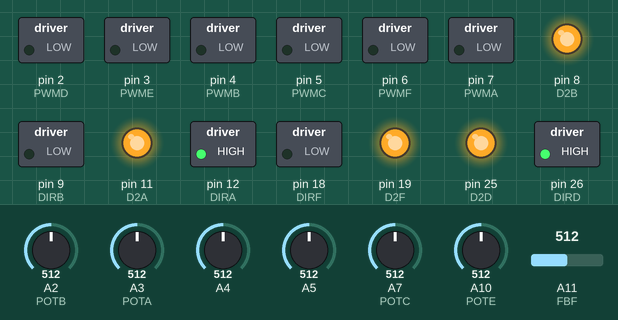
Simulated run of this sketch. Board: Arduino Mega 2560, built with avr-gcc and run on an emulated ATmega2560. Shown: switched loads named in the sketch (green lamp = pin HIGH), output pins drawn as LEDs (lit = HIGH). The inputs (shaded band) are chosen by the test bench; at power-on: A4 = 512, A5 = 512, A2 (POTB) = 512, A3 (POTA) = 512, A7 (POTC) = 512, A10 (POTE) = 512, A11 (FBF) = 512. What the sketch prints to the serial monitor is not drawn.

Above: at 1.2 s.
1.3 s: A4 set to 111
2.8 s: A4 set to 91
At 3.2 s:
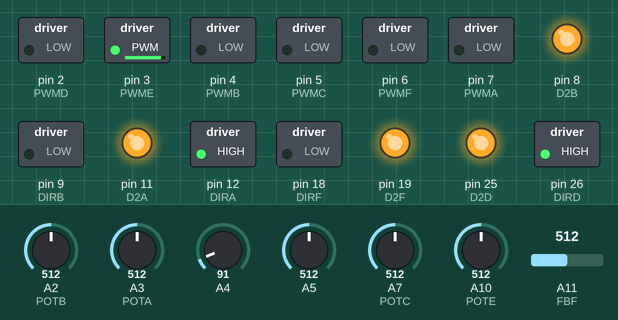
4.3 s: A5 set to 110
6.1 s: A5 set to 95
At 7.1 s:
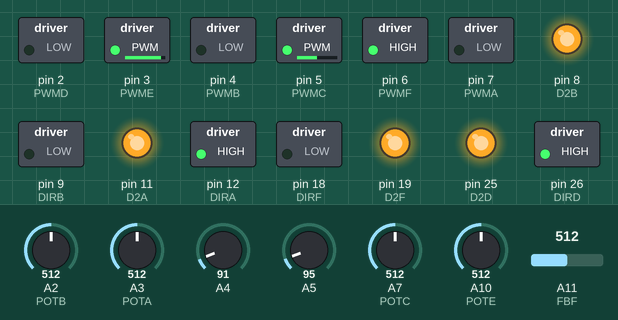
At 7.9 s:
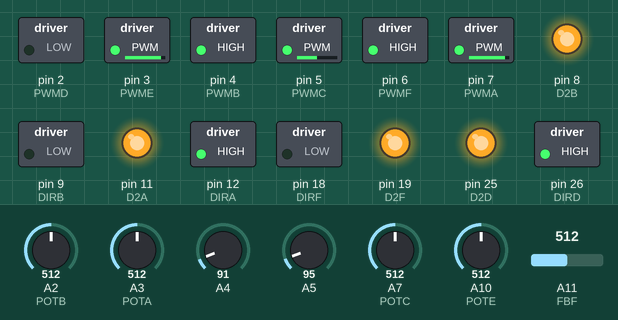
8.8 s: A2 (POTB) set to 111
10.3 s: A2 (POTB) set to 92
At 11.0 s:
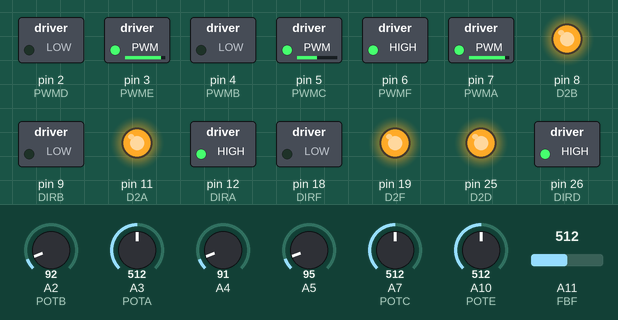
Timing chart, 0 to 12.8 s (numbered marks = the images above; inputs shaded):
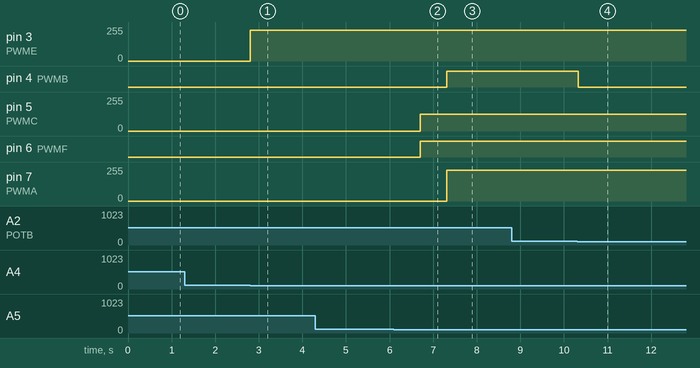

Measured:
- the behaviour switches between 100 and 99 on A4 (found by bisection; images 0 and 1)
- the behaviour switches between 100 and 99 on A5 (found by bisection; images 1 and 2)
- the behaviour switches between 101 and 100 on A2 (POTB) (found by bisection; images 3 and 4)
- after the input at 2.8 s, pin 3 (PWME): 0/255 → 229/255 at once
- after the input at 6.1 s, pin 4 (PWMB): LOW → HIGH after 1.2 s; pin 5 (PWMC): 0/255 → 127/255 after 0.60 s; pin 6 (PWMF): LOW → HIGH after 0.60 s; pin 7 (PWMA): 0/255 → 229/255 after 1.2 s
- after the input at 10.3 s, pin 4 (PWMB): HIGH → LOW at once

The sketch:

X_Limb_Hand_Control.ino
```cpp
/* This code is developed for control of six DC motors using the custom designed PCB (Arduino Mega compatible)  */
/* In the designed X-Limb hand only 5 motors are used for individual actuation of five fingers of the hand. */


#define STATUS_LED  53


//motors
#define ENABLE  38 // enable/disbale all motors

#define MOTOR_A 1
#define MOTOR_B 2
#define MOTOR_C 3
#define MOTOR_D 4
#define MOTOR_E 5
#define MOTOR_F 6

// Motor A Control
#define POTA    A3 // Potentiometer A
#define FBA     A0  // Current feedback for the motor A
#define PWMA    7   // Speed control A
#define D2A     11  // enbale(HIGH)/disbale(LOW) for motor A
#define DIRA    12  // Directions for motor A
// Motor B Control
#define POTB    A2 // Potentiometer B
#define FBB     A1  // Current feedback for the motor B
#define PWMB    4   // Speed control B
#define D2B     8   // enbale(HIGH)/disbale(LOW) for motor B
#define DIRB    9   // Directions for motor B
// Motor C Control
#define POTC    A7 // Potentiometer C
#define FBC     A13 // Current feedback for the motor C
#define PWMC    5   // Speed control C
#define D2C     39  // enbale(HIGH)/disbale(LOW) for motor C
#define DIRC    29  // Directions for motor C
// Motor D Control
#define POTD    A8 // Potentiometer D
#define FBD     A14 // Current feedback for the motor D
#define PWMD    2   // Speed control D
#define D2D     25  // enbale(HIGH)/disbale(LOW) for motor D
#define DIRD    26  // Directions for motor D
// Motor E Control
#define POTE    A10 // Potentiometer E
#define FBE     A12 // Current feedback for the motor E
#define PWME    3   // Speed control E
#define D2E     37  // enbale(HIGH)/disbale(LOW) for motor E
#define DIRE    36  // Directions for motor E
// Motor F Control
#define POTF    A9 // Potentiometer F
#define FBF     A11 // Current feedback for the motor F
#define PWMF    6   // Speed control F
#define D2F     19  // enbale(HIGH)/disbale(LOW) for motor F
#define DIRF    18  // Directions for motor F

void setup() {
  // put your setup code here, to run once:

  Serial.begin(115200);

  pinMode(STATUS_LED, OUTPUT);

  pinMode(ENABLE, OUTPUT);
  digitalWrite(ENABLE, LOW);    // Disable all motors

  pinMode(D2C, OUTPUT);
  pinMode(DIRC, OUTPUT);
  pinMode(FBC, INPUT);
  pinMode(PWMC, OUTPUT);  //  setPwmFrequency2560(PWMC, 1);

  // Enables
  pinMode(D2A, OUTPUT);
  pinMode(D2B, OUTPUT);
  pinMode(D2C, OUTPUT);
  pinMode(D2D, OUTPUT);
  pinMode(D2E, OUTPUT);
  pinMode(D2F, OUTPUT);

 // Enables value
  digitalWrite(D2A, HIGH);
  digitalWrite(D2B, HIGH);
  digitalWrite(D2C, HIGH);
  digitalWrite(D2D, HIGH);
  digitalWrite(D2E, HIGH);
  digitalWrite(D2F, HIGH);

  // Directions
  pinMode(DIRA, OUTPUT);
  pinMode(DIRB, OUTPUT);
  pinMode(DIRC, OUTPUT);
  pinMode(DIRD, OUTPUT);
  pinMode(DIRE, OUTPUT);
  pinMode(DIRF, OUTPUT);

  // Directions value
  digitalWrite(DIRA, HIGH);
  digitalWrite(DIRB, LOW);
  digitalWrite(DIRC, LOW);
  digitalWrite(DIRD, HIGH);
  digitalWrite(DIRE, HIGH);
  digitalWrite(DIRF, LOW);

  // PWM
  pinMode(PWMA, OUTPUT);  //  setPwmFrequency2560(PWMC, 1);
  pinMode(PWMB, OUTPUT);  //  setPwmFrequency2560(PWMC, 1);
  pinMode(PWMC, OUTPUT);  //  setPwmFrequency2560(PWMC, 1);
  pinMode(PWMD, OUTPUT);  //  setPwmFrequency2560(PWMC, 1);
  pinMode(PWME, OUTPUT);  //  setPwmFrequency2560(PWMC, 1);
  pinMode(PWMF, OUTPUT);  //  setPwmFrequency2560(PWMC, 1);

  // PWM value
  analogWrite(PWMA, 0);
  analogWrite(PWMB, 0);
  analogWrite(PWMC, 0);
  analogWrite(PWMD, 0);
  analogWrite(PWME, 0);
  analogWrite(PWMF, 0);

  // Current feedback
  pinMode(FBA, INPUT);
  pinMode(FBB, INPUT);
  pinMode(FBC, INPUT);
  pinMode(FBD, INPUT);
  pinMode(FBE, INPUT);
  pinMode(FBF, INPUT);

  // Position feedback
  pinMode(POTA, INPUT);
  pinMode(POTB, INPUT);
  pinMode(POTC, INPUT);
  pinMode(POTD, INPUT);
  pinMode(POTE, INPUT);
  pinMode(POTF, INPUT);

  digitalWrite(ENABLE, HIGH);

}

unsigned int CommandCloseOpen; // Closing/Opening the hand
unsigned int CommandGraspType;  // Switching to the desired grip

// Variables for potentiometer values
unsigned int PotA;
unsigned int PotB;
unsigned int PotC;
unsigned int PotD;
unsigned int PotE;
unsigned int PotF;

// Variables for motor current values
unsigned int CurrentA;
unsigned int CurrentB;
unsigned int CurrentC;
unsigned int CurrentD;
unsigned int CurrentE;
unsigned int CurrentF;

// Variables for motors opening and closing speed
unsigned int speedA_Close=90; unsigned int speedA_Open=80;
unsigned int speedB_Close=100; unsigned int speedB_Open=90;
unsigned int speedC_Close=50; unsigned int speedC_Open=40;
unsigned int speedD_Close=0; unsigned int speedD_Open=0;
unsigned int speedE_Close=90; unsigned int speedE_Open=80;
unsigned int speedF_Close=100; unsigned int speedF_Open=90;


// Zero motor speeds
//unsigned int speedA_Close=0; unsigned int speedA_Open=0;
//unsigned int speedB_Close=100; unsigned int speedB_Open=90;
//unsigned int speedC_Close=0; unsigned int speedC_Open=0;
//unsigned int speedD_Close=0; unsigned int speedD_Open=0;
//unsigned int speedE_Close=100; unsigned int speedE_Open=90;
//unsigned int speedF_Close=0; unsigned int speedF_Open=0;

// Grasp type
unsigned int Type=1;

void loop() {


// Reading potentimeter values
   PotA = analogRead(A3);  Serial.print("  PotA: "); Serial.println(PotA);
   PotB = analogRead(A2);  Serial.print("  PotB: "); Serial.println(PotB);
   PotC = analogRead(A7);  Serial.print("  PotC: "); Serial.println(PotC);
 //  PotD = analogRead(A8);  Serial.print("  PotD: "); Serial.println(PotD);
   PotE = analogRead(A10);  Serial.print("  PotE: "); Serial.println(PotE);
   PotF = analogRead(A11);  Serial.print("PotF: "); Serial.println(PotF);

// Reading current values
//  CurrentA=analogRead(A0);  Serial.print("CurrentA: "); Serial.println(CurrentA);
//  CurrentB=analogRead(A1);  Serial.print("CurrentB: "); Serial.println(CurrentB);
//  CurrentC=analogRead(A13);  Serial.print("CurrentC: "); Serial.println(CurrentC);
//  CurrentD=analogRead(A14);  Serial.print("CurrentD: "); Serial.println(CurrentD);
//  CurrentE=analogRead(A12);  Serial.print("CurrentE: "); Serial.println(CurrentE);
//  CurrentF=analogRead(A11);  Serial.print("CurrentF: "); Serial.println(CurrentF);


  CommandCloseOpen = analogRead(A4);
  CommandGraspType = analogRead(A5);


   Serial.print("CommandCloseOpen: "); Serial.print(CommandCloseOpen);
   Serial.print("   CommandGraspType: "); Serial.print(CommandGraspType);


 if (CommandGraspType<100){
  delay(600);
    Type=Type+1;
    if (Type>3){
        Type=3;
    }
 }

  if (CommandGraspType>1000){
      delay(600);
    Type=Type-1;
    if (Type<1){
        Type=1;
    }
 }

  Serial.print("   GraspType: "); Serial.print(Type);


//Type=3;
//************* Pinch Grasp ****************//

if (Type==1) {

     PotA = analogRead(A3); PotB = analogRead(A2); PotC = analogRead(A7); PotE = analogRead(A10); PotF = analogRead(A11);

//            Close Fingers

if (CommandCloseOpen<100){

  // Thumb
   if (PotE<750){
     digitalWrite(DIRE, HIGH);
     analogWrite(PWME, map(speedE_Close, 0, 100, 0, 255));}
   else{
     analogWrite(PWME, map(0, 0, 100, 0, 255));}

// Index
     if (PotA<800){
       if (PotE>650){
       digitalWrite(DIRA, HIGH);
       analogWrite(PWMA, map(speedA_Close, 0, 100, 0, 255));}}
     else{
       analogWrite(PWMA, map(0, 0, 100, 0, 255));}


     }
else if(CommandCloseOpen>1000){

    // Thumb
   if (PotE>250){
     if (POTA<200){
     digitalWrite(DIRE, LOW);
     analogWrite(PWME, map(speedE_Open, 0, 100, 0, 255));}}
   else{
     analogWrite(PWME, map(0, 0, 100, 0, 255));}

// Index
     if (PotA>100){
       digitalWrite(DIRA, LOW);
       analogWrite(PWMA, map(speedA_Open, 0, 100, 0, 255));}
     else{
       analogWrite(PWMA, map(0, 0, 100, 0, 255));}


     }

 else{
     analogWrite(PWMA, map(0, 0, 100, 0, 255));
     analogWrite(PWMB, map(0, 0, 100, 0, 255));
     analogWrite(PWMC, map(0, 0, 100, 0, 255));
     analogWrite(PWMD, map(0, 0, 100, 0, 255));
     analogWrite(PWME, map(0, 0, 100, 0, 255));
     analogWrite(PWMF, map(0, 0, 100, 0, 255));}

}


//************* Tripod Grasp ****************//

if (Type==2) {

     PotA = analogRead(A3); PotB = analogRead(A2); PotC = analogRead(A7); PotE = analogRead(A10); PotF = analogRead(A11);

//            Close Fingers

if (CommandCloseOpen<100){

// Thumb
   if (PotE<800){
     digitalWrite(DIRE, HIGH);
     analogWrite(PWME, map(speedE_Close, 0, 100, 0, 255));}
   else{
     analogWrite(PWME, map(0, 0, 100, 0, 255));}

// Index
     if (PotA<980){
       if (PotE>600){
       digitalWrite(DIRA, HIGH);
       analogWrite(PWMA, map(speedA_Close, 0, 100, 0, 255));}}
     else{
       analogWrite(PWMA, map(0, 0, 100, 0, 255));}

// Middle
     if (PotB>500){
       if (PotE>600){
       digitalWrite(DIRB, LOW);
       analogWrite(PWMB, map(speedB_Close, 0, 100, 0, 255));}}
     else{
       analogWrite(PWMB, map(0, 0, 100, 0, 255));}


// Ring
     if (PotF>400){
       digitalWrite(DIRF, LOW);
       analogWrite(PWMF, map(speedF_Close, 0, 100, 0, 255));}
     else{
       analogWrite(PWMF, map(0, 0, 100, 0, 255));}

// Little
     if (PotC>200){
       digitalWrite(DIRC, LOW);
       analogWrite(PWMC, map(speedC_Close, 0, 100, 0, 255));}
     else{
       analogWrite(PWMC, map(0, 0, 100, 0, 255));}

     }
else if(CommandCloseOpen>1000){

// Thumb
   if (PotE>100){
     if (POTA<200){
     digitalWrite(DIRE, LOW);
     analogWrite(PWME, map(speedE_Open, 0, 100, 0, 255));}}
   else{
     analogWrite(PWME, map(0, 0, 100, 0, 255));}

// Index
     if (PotA>150){
       digitalWrite(DIRA, LOW);
       analogWrite(PWMA, map(speedA_Open, 0, 100, 0, 255));}
     else{
       analogWrite(PWMA, map(0, 0, 100, 0, 255));}

// Middle
     if (PotB<960){
       digitalWrite(DIRB, HIGH);
       analogWrite(PWMB, map(speedB_Open, 0, 100, 0, 255));}
     else{
       analogWrite(PWMB, map(0, 0, 100, 0, 255));}

// Ring
     if (PotF<980){
           if (POTA<200){
       digitalWrite(DIRF, HIGH);
       analogWrite(PWMF, map(speedF_Open, 0, 100, 0, 255));}}
     else{
       analogWrite(PWMF, map(0, 0, 100, 0, 255));}

// Little
     if (PotC<790){
           if (POTA<200){
       digitalWrite(DIRC, HIGH);
       analogWrite(PWMC, map(speedC_Open, 0, 100, 0, 255));}}
     else{
       analogWrite(PWMC, map(0, 0, 100, 0, 255));}

     }
 else{
     analogWrite(PWMA, map(0, 0, 100, 0, 255));
     analogWrite(PWMB, map(0, 0, 100, 0, 255));
     analogWrite(PWMC, map(0, 0, 100, 0, 255));
     analogWrite(PWMD, map(0, 0, 100, 0, 255));
     analogWrite(PWME, map(0, 0, 100, 0, 255));
     analogWrite(PWMF, map(0, 0, 100, 0, 255));}

}


//************* Power Grasp ****************//

if (Type==3) {

     PotA = analogRead(A3); PotB = analogRead(A2); PotC = analogRead(A7); PotE = analogRead(A10); PotF = analogRead(A11);

//            Close Fingers

if (CommandCloseOpen<100){

  // Thumb
   if (PotE<750){
     digitalWrite(DIRE, HIGH);
     analogWrite(PWME, map(speedE_Close, 0, 100, 0, 255));}
   else{
     analogWrite(PWME, map(0, 0, 100, 0, 255));}

// Index
     if (PotA<800){
       digitalWrite(DIRA, HIGH);
       analogWrite(PWMA, map(speedA_Close, 0, 100, 0, 255));}
     else{
       analogWrite(PWMA, map(0, 0, 100, 0, 255));}

// Little
     if (PotC>200){
       digitalWrite(DIRC, LOW);
       analogWrite(PWMC, map(speedC_Close, 0, 100, 0, 255));}
     else{
       analogWrite(PWMC, map(0, 0, 100, 0, 255));}

// Middle
     if (PotB>100){
       digitalWrite(DIRB, LOW);
       analogWrite(PWMB, map(speedB_Close, 0, 100, 0, 255));}
     else{
       analogWrite(PWMB, map(0, 0, 100, 0, 255));}

// Ring
     if (PotF>300){
       digitalWrite(DIRF, LOW);
       analogWrite(PWMF, map(speedF_Close, 0, 100, 0, 255));}
     else{
       analogWrite(PWMF, map(0, 0, 100, 0, 255));}


     }

else if(CommandCloseOpen>1000){

    // Thumb
   if (PotE>250){
     digitalWrite(DIRE, LOW);
     analogWrite(PWME, map(speedE_Open, 0, 100, 0, 255));}
   else{
     analogWrite(PWME, map(0, 0, 100, 0, 255));}

// Index
     if (PotA>150){
       digitalWrite(DIRA, LOW);
       analogWrite(PWMA, map(speedA_Open, 0, 100, 0, 255));}
     else{
       analogWrite(PWMA, map(0, 0, 100, 0, 255));}

// Little
     if (PotC<790){
       digitalWrite(DIRC, HIGH);
       analogWrite(PWMC, map(speedC_Open, 0, 100, 0, 255));}
     else{
       analogWrite(PWMC, map(0, 0, 100, 0, 255));}

// Middle
     if (PotB<960){
       digitalWrite(DIRB, HIGH);
       analogWrite(PWMB, map(speedB_Open, 0, 100, 0, 255));}
     else{
       analogWrite(PWMB, map(0, 0, 100, 0, 255));}


// Ring
     if (PotF<980){
       digitalWrite(DIRF, HIGH);
       analogWrite(PWMF, map(speedF_Open, 0, 100, 0, 255));}
     else{
       analogWrite(PWMF, map(0, 0, 100, 0, 255));}


     }

 else{
     analogWrite(PWMA, map(0, 0, 100, 0, 255));
     analogWrite(PWMB, map(0, 0, 100, 0, 255));
     analogWrite(PWMC, map(0, 0, 100, 0, 255));
     analogWrite(PWMD, map(0, 0, 100, 0, 255));
     analogWrite(PWME, map(0, 0, 100, 0, 255));
     analogWrite(PWMF, map(0, 0, 100, 0, 255));}

}

} // void loop
```
